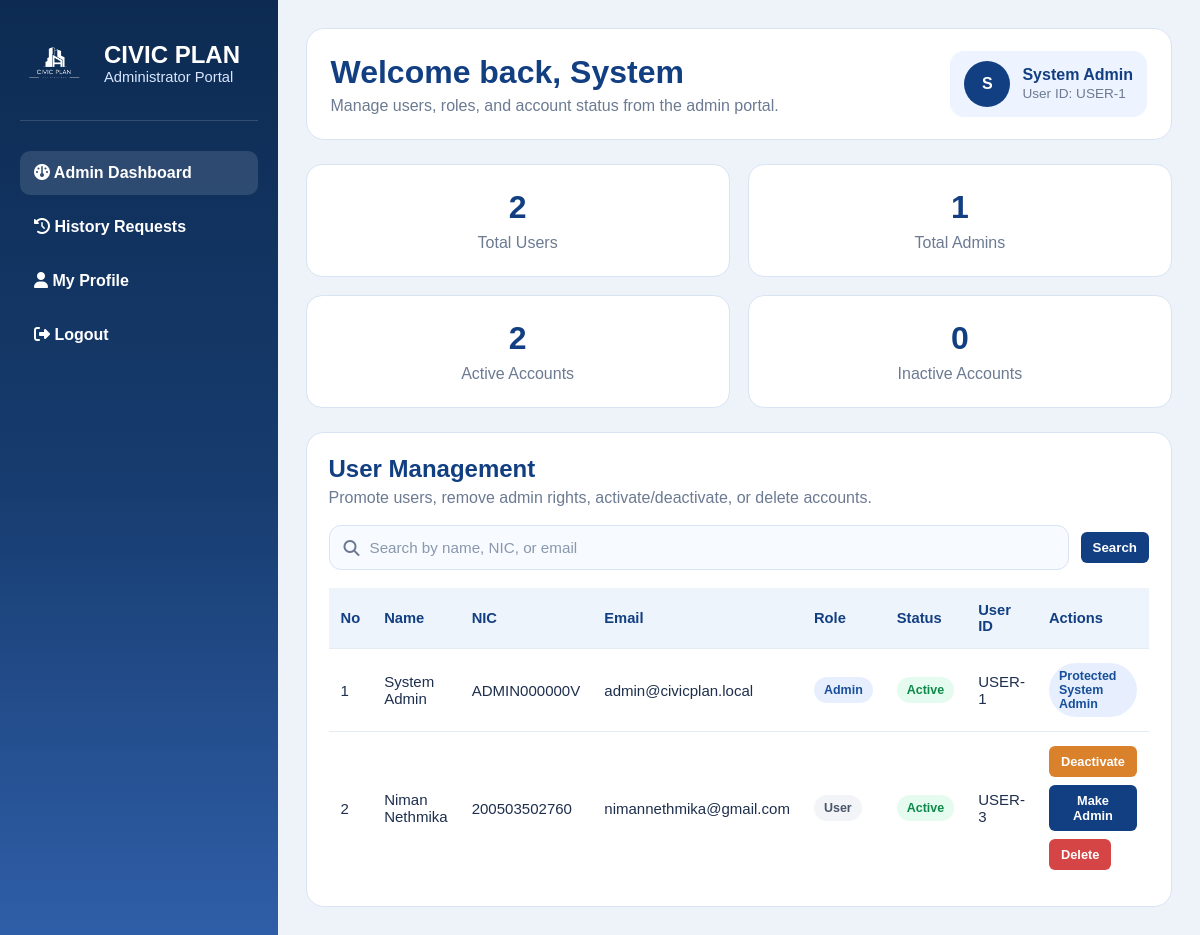
The page /admin/dashboard (signed in) on the database its author committed.
### tables this page shows
CREATE TABLE users (
        user_id INTEGER PRIMARY KEY AUTOINCREMENT,
        first_name TEXT NOT NULL,
        last_name TEXT NOT NULL,
        phone_number TEXT,
        email TEXT NOT NULL,
        password_hash TEXT NOT NULL,
        date_of_birth TEXT,
        address TEXT,
        city TEXT,
        nic TEXT NOT NULL,
        is_admin BOOLEAN DEFAULT 0,
        created_at TEXT DEFAULT CURRENT_TIMESTAMP
    , employee_id TEXT, is_active BOOLEAN DEFAULT 1);

### routes/admin_routes.py (the view)
@admin_bp.route("/admin/dashboard")
def admin_dashboard():
    admin_user, redirect_response = admin_required()
    if redirect_response:
        return redirect_response
    search_query = request.args.get("search", "").strip()
    conn = get_connection()
    cursor = conn.cursor()
    cursor.execute("SELECT COUNT(*) AS total_users FROM users")
    total_users = cursor.fetchone()["total_users"]
    cursor.execute("SELECT COUNT(*) AS total_admins FROM users WHERE is_admin = 1")
    total_admins = cursor.fetchone()["total_admins"]
    cursor.execute("SELECT COUNT(*) AS active_users FROM users WHERE is_active = 1")
    active_users = cursor.fetchone()["active_users"]
    cursor.execute("SELECT COUNT(*) AS inactive_users FROM users WHERE is_active = 0")
    inactive_users = cursor.fetchone()["inactive_users"]
    if search_query:
        like_term = f"%{search_query}%"
        cursor.execute(
            """
            SELECT *
            FROM users
            WHERE (
                first_name || ' ' || last_name LIKE ?
                OR first_name LIKE ?
                OR last_name LIKE ?
                OR nic LIKE ?
                OR email LIKE ?
            )
            ORDER BY user_id ASC
            """,
            (like_term, like_term, like_term, like_term, like_term),
        )
    else:
        cursor.execute(
            """
            SELECT *
            FROM users
            ORDER BY user_id ASC
            """
        )
    users = cursor.fetchall()
    conn.close()
    return render_template(
        "admin_dashboard.html",
        user=admin_user,
        users=users,
        total_users=total_users,
        total_admins=total_admins,
        active_users=active_users,
        inactive_users=inactive_users,
        search_query=search_query,
    )

### database/db_connection.py (called while the page is built)
def get_connection():
    conn = sqlite3.connect(DB_PATH)
    conn.row_factory = sqlite3.Row
    conn.execute("PRAGMA foreign_keys = ON")
    return conn

### routes/admin_routes.py (called while the page is built)
def get_current_user():
    if "user_id" not in session:
        return None
    conn = get_connection()
    cursor = conn.cursor()
    cursor.execute("""
        SELECT * FROM users
        WHERE user_id = ?
    """, (session["user_id"],))
    user = cursor.fetchone()
    conn.close()
    return user

def admin_required():
    user = get_current_user()
    if not user:
        flash("Please sign in first.", "error")
        return None, redirect(url_for("auth.login"))
    if not user["is_admin"]:
        flash("Admin access only.", "error")
        return None, redirect(url_for("main.dashboard"))
    return user, None

### templates/admin_dashboard.html (shortened to what this page needs)
<!DOCTYPE html>
<html lang="en">
<head>
    <link rel="stylesheet" href="{{ url_for('static', filename='admin_dashboard.css') }}" />
    <link rel="stylesheet" href="https://cdnjs.cloudflare.com/ajax/libs/font-awesome/6.5.0/css/all.min.css" />
</head>
<body>
    <div class="admin-shell">
        <aside class="sidebar">
            <div class="sidebar-brand">
                <img src="{{ url_for('static', filename='images/logo-removebackground.png') }}" alt="Logo">
                <div>
                    <h2>CIVIC PLAN</h2>
                    <p>Administrator Portal</p>
                </div>
            </div>
            <nav class="sidebar-nav">
                <a href="{{ url_for('admin.admin_dashboard') }}" class="active">
                    <i class="fa-solid fa-gauge"></i> Admin Dashboard
                </a>
                <a href="{{ url_for('admin.admin_transaction_history_requests') }}">
                    <i class="fa-solid fa-clock-rotate-left"></i> History Requests
                </a>
                <a href="{{ url_for('user.account') }}">
                    <i class="fa-solid fa-user"></i> My Profile
                </a>
                <a href="{{ url_for('auth.logout') }}">
                    <i class="fa-solid fa-right-from-bracket"></i> Logout
                </a>
            </nav>
        </aside>
        <main class="main-content">
            <header class="topbar">
                <div>
                    <h1>Welcome back, {{ user['first_name'] }}</h1>
                    <p>Manage users, roles, and account status from the admin portal.</p>
                </div>
                <div class="admin-chip">
                    <div class="avatar">{{ user['first_name'][0] | upper }}</div>
                    <div>
                        <strong>{{ user['first_name'] }} {{ user['last_name'] }}</strong>
                        <span>User ID: USER-{{ user['user_id'] }}</span>
                    </div>
                </div>
            </header>
            <section class="stats-grid">
                <div class="stat-card">
                    <h3>{{ total_users }}</h3>
                    <p>Total Users</p>
                </div>
                <div class="stat-card">
                    <h3>{{ total_admins }}</h3>
                    <p>Total Admins</p>
                </div>
                <div class="stat-card">
                    <h3>{{ active_users }}</h3>
                    <p>Active Accounts</p>
                </div>
                <div class="stat-card">
                    <h3>{{ inactive_users }}</h3>
                    <p>Inactive Accounts</p>
                </div>
            </section>
            <section class="panel">
                <div class="panel-header">
                    <h2>User Management</h2>
                    <p>Promote users, remove admin rights, activate/deactivate, or delete accounts.</p>
                </div>
                <form class="search-form" method="GET" action="{{ url_for('admin.admin_dashboard') }}">
                    <div class="search-input-group">
                        <i class="fa-solid fa-magnifying-glass"></i>
                        <input type="text" name="search" placeholder="Search by name, NIC, or email"
                            value="{{ search_query if search_query else '' }}" />
                    </div>
                    <button type="submit" class="btn primary">Search</button>
                </form>
                <div class="table-wrap">
                    <table>
                        <thead>
                            <tr>
                                <th>No</th>
                                <th>Name</th>
                                <th>NIC</th>
                                <th>Email</th>
                                <th>Role</th>
                                <th>Status</th>
                                <th>User ID</th>
                                <th>Actions</th>
                            </tr>
                        </thead>
                        <tbody>
                            {% if users %}
                            {% for u in users %}
                            <tr>
                                <td>{{ loop.index }}</td>
                                <td>{{ u['first_name'] }} {{ u['last_name'] }}</td>
                                <td>{{ u['nic'] if u['nic'] else '-' }}</td>
                                <td>{{ u['email'] }}</td>
                                <td>
                                    {% if u['is_admin'] %}
                                    <span class="badge admin">Admin</span>
                                    {% else %}
                                    <span class="badge user">User</span>
                                    {% endif %}
                                </td>
                                <td>
                                    {% if u['is_active'] %}
                                    <span class="badge active">Active</span>
                                    {% else %}
                                    <span class="badge inactive">Inactive</span>
                                    {% endif %}
                                </td>
                                <td>USER-{{ u['user_id'] }}</td>
                                <td>
                                    {% set is_system_admin = (u['email'] == 'admin@civicplan.local' and u['nic'] ==
                                    'ADMIN000000V') %}
                                    {% if is_system_admin %}
                                    <div class="action-buttons">
                                        <span class="badge admin">Protected System Admin</span>
                                    </div>
                                    {% else %}
                                    <div class="action-buttons">
                                        <form action="{{ url_for('admin.toggle_user_status', user_id=u['user_id']) }}"
                                            method="POST">
                                            <button type="submit" class="btn small warning">
                                                {% if u['is_active'] %}Deactivate{% else %}Activate{% endif %}
                                            </button>
                                        </form>
                                        {% if not u['is_admin'] %}
                                        <form action="{{ url_for('admin.make_admin', user_id=u['user_id']) }}"
                                            method="POST">
                                            <button type="submit" class="btn small primary">Make Admin</button>
                                        </form>
                                        {% else %}
                                        <form action="{{ url_for('admin.remove_admin', user_id=u['user_id']) }}"
                                            method="POST">
                                            <button type="submit" class="btn small secondary">Remove Admin</button>
                                        </form>
                                        {% endif %}
                                        <form action="{{ url_for('admin.delete_user', user_id=u['user_id']) }}"
                                            method="POST"
                                            onsubmit="return confirm('Are you sure you want to delete this user?');">
                                            <button type="submit" class="btn small danger">Delete</button>
                                        </form>
                                    </div>
                                    {% endif %}
                                </td>
                            </tr>
                            {% endfor %}
                            {% else %}
                            <tr>
                                <td colspan="8" class="no-results">No users found.</td>
                            </tr>
                            {% endif %}
                        </tbody>
                    </table>
                </div>
            </section>
        </main>
    </div>
</body>
</html>

### static/admin_dashboard.css (style rules this page uses)
* { margin: 0; padding: 0; box-sizing: border-box; font-family: Arial, Helvetica, sans-serif; }
body { background: #eef3fa; color: #1e2f4d; }
.admin-shell { display: flex; min-height: 100vh; }
.sidebar { width: 280px; min-height: 100vh; background: linear-gradient(to bottom, #0d2b52, #163b6d, #2f5ea8); color: white; padding: 28px 20px; }
.main-content { flex: 1; padding: 28px; }
.sidebar-brand { display: flex; align-items: center; gap: 14px; margin-bottom: 30px; padding-bottom: 22px; border-bottom: 1px solid rgba(255, 255, 255, 0.15); }
.sidebar-brand img { width: 70px; height: auto; }
.sidebar-brand h2 { font-size: 1.5rem; }
.sidebar-brand p { color: #d8e7ff; font-size: 0.92rem; }
.sidebar-nav { display: flex; flex-direction: column; gap: 10px; }
.sidebar-nav a { color: white; text-decoration: none; padding: 13px 14px; border-radius: 10px; font-weight: 600; }
.sidebar-nav a:hover, .sidebar-nav a.active { background: rgba(255, 255, 255, 0.12); }
.topbar { background: white; border-radius: 18px; padding: 22px 24px; display: flex; justify-content: space-between; align-items: center; margin-bottom: 24px; border: 1px solid #d8e3f3; }
.topbar h1 { color: #123f82; font-size: 2rem; margin-bottom: 6px; }
.topbar p { color: #6c7a92; }
.admin-chip { display: flex; align-items: center; gap: 12px; background: #edf4ff; padding: 10px 14px; border-radius: 14px; }
.avatar { width: 46px; height: 46px; border-radius: 50%; background: #123f82; color: white; display: flex; align-items: center; justify-content: center; font-weight: 800; }
.admin-chip strong { display: block; color: #123f82; }
.admin-chip span { font-size: 0.85rem; color: #6c7a92; }
.stats-grid { display: grid; grid-template-columns: repeat(4, 1fr); gap: 18px; margin-bottom: 24px; }
.stat-card { background: white; border: 1px solid #d8e3f3; border-radius: 16px; padding: 24px 20px; text-align: center; }
.stat-card h3 { font-size: 2rem; color: #123f82; margin-bottom: 8px; }
.stat-card p { color: #6c7a92; }
.panel { background: white; border: 1px solid #d8e3f3; border-radius: 18px; padding: 22px; }
.panel-header { margin-bottom: 18px; }
.panel-header h2 { color: #123f82; margin-bottom: 6px; }
.panel-header p { color: #6c7a92; }
.search-form { display: flex; align-items: center; gap: 12px; flex-wrap: wrap; margin-bottom: 18px; }
.search-input-group { flex: 1; min-width: 280px; display: flex; align-items: center; gap: 10px; background: #f7faff; border: 1px solid #d8e3f3; border-radius: 12px; padding: 0 14px; }
.search-input-group i { color: #6c7a92; }
.search-input-group input { width: 100%; border: none; outline: none; background: transparent; padding: 13px 0; font-size: 0.95rem; color: #1e2f4d; }
.search-input-group input::placeholder { color: #8a97ac; }
.table-wrap { overflow-x: auto; }
table { width: 100%; border-collapse: collapse; }
thead th { background: #eef4fb; color: #123f82; text-align: left; padding: 14px 12px; font-size: 0.92rem; }
tbody td { padding: 14px 12px; border-top: 1px solid #e4ebf5; font-size: 0.94rem; }
.badge { display: inline-block; padding: 6px 10px; border-radius: 999px; font-size: 0.78rem; font-weight: 700; }
.badge.admin { background: #e7efff; color: #174f9a; }
.badge.user { background: #f2f4f8; color: #4a5568; }
.badge.active { background: #e6fbef; color: #0d8a49; }
.action-buttons { display: flex; flex-wrap: wrap; gap: 8px; }
.btn { border: none; border-radius: 6px; padding: 8px 12px; color: white; cursor: pointer; font-weight: 700; text-decoration: none; }
.btn.small { font-size: 0.8rem; }
.btn.primary { background: #123f82; }
.btn.warning { background: #d9822b; }
.btn.danger { background: #d64545; }
@media (max-width: 1200px) { .stats-grid { grid-template-columns: repeat(2, 1fr); } }

### rows shown on the page
users: first_name "System", first_name "S", last_name "Admin", user_id "1", nic "ADMIN000000V", email "admin@civicplan.local", is_admin "Admin", is_active "Active", shows "Protected System Admin"
users: first_name "Niman", last_name "Nethmika", nic "200503502760", email "nimannethmika@gmail.com", is_admin "User", is_active "Active", user_id "3"

### other values the page prints
{{ total_users }} "2"
{{ total_admins }} "1"
{{ active_users }} "2"
{{ inactive_users }} "0"
